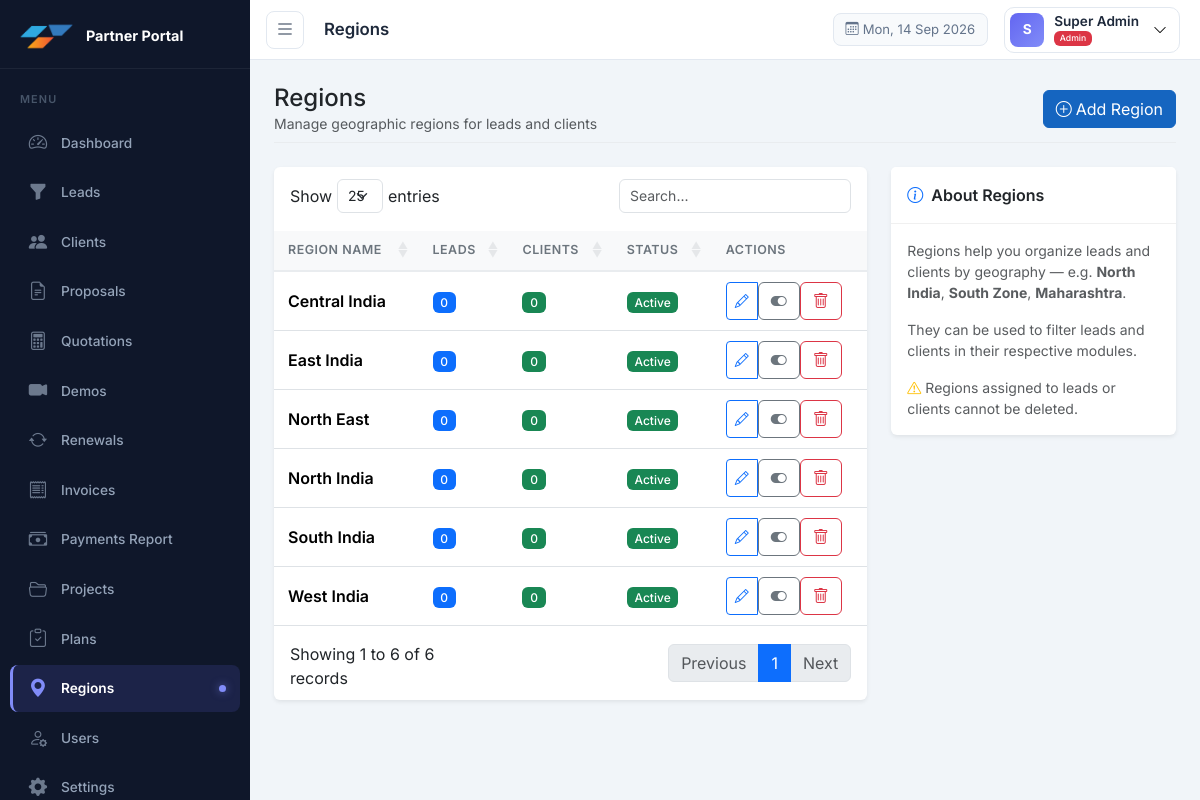
The app's page /modules/regions/index.php (signed in) with its own data.
### tables this page shows
CREATE TABLE IF NOT EXISTS regions (
    id INT PRIMARY KEY AUTO_INCREMENT,
    name VARCHAR(100) NOT NULL,
    code VARCHAR(20),
    status ENUM('active', 'inactive') DEFAULT 'active'
);

### modules/regions/index.php (the view, shortened to what this page needs)
<?php
$db = getDB();
$regions = $db->query("SELECT r.*,
    (SELECT COUNT(*) FROM leads WHERE region_id=r.id) as lead_count,
    (SELECT COUNT(*) FROM clients WHERE region_id=r.id) as client_count
    FROM regions r ORDER BY r.name")->fetchAll();
include __DIR__ . '/../../includes/header.php';
?>
<div class="page-header d-flex justify-content-between align-items-center mb-4">
  <div><h4 class="mb-0">Regions</h4><p class="text-muted small mb-0">Manage geographic regions for leads and clients</p></div>
  <button class="btn btn-primary" data-bs-toggle="modal" data-bs-target="#regionModal">
    <i class="bi bi-plus-circle me-1"></i>Add Region
  </button>
</div>
<div class="row">
  <div class="col-xl-8">
    <div class="card border-0 shadow-sm">
      <div class="card-body p-0">
        <table class="table table-hover mb-0 datatable">
          <thead class="table-light">
            <tr><th>Region Name</th><th>Leads</th><th>Clients</th><th>Status</th><th>Actions</th></tr>
          </thead>
          <tbody>
            <?php foreach ($regions as $r): ?>
            <tr>
              <td class="fw-semibold"><?= htmlspecialchars($r['name']) ?></td>
              <td><span class="badge bg-primary"><?= $r['lead_count'] ?></span></td>
              <td><span class="badge bg-success"><?= $r['client_count'] ?></span></td>
              <td>
                <?php if ($r['status'] === 'active'): ?>
                  <span class="badge bg-success">Active</span>
                <?php else: ?>
                  <span class="badge bg-secondary">Inactive</span>
                <?php endif; ?>
              </td>
              <td>
                <div class="btn-group btn-group-sm">
                  <button class="btn btn-outline-primary"
                          onclick="editRegion(<?= $r['id'] ?>, '<?= htmlspecialchars(addslashes($r['name'])) ?>', '<?= $r['status'] ?>')"
                          title="Edit">
                    <i class="bi bi-pencil"></i>
                  </button>
                  <form method="POST" class="d-inline" onsubmit="return confirm('Toggle status of this region?')">
                    <button type="submit" class="btn btn-outline-secondary" title="Toggle Status"><i class="bi bi-toggle-on"></i></button>
                  </form>
                  <?php if ($r['lead_count'] == 0 && $r['client_count'] == 0): ?>
                  <form method="POST" class="d-inline" onsubmit="return confirm('Delete this region?')">
                    <button type="submit" class="btn btn-outline-danger" title="Delete"><i class="bi bi-trash"></i></button>
                  </form>
                  <?php endif; ?>
                </div>
              </td>
            </tr>
            <?php endforeach; ?>
          </tbody>
        </table>
      </div>
    </div>
  </div>
  <div class="col-xl-4">
    <div class="card border-0 shadow-sm">
      <div class="card-header bg-white fw-semibold py-3"><i class="bi bi-info-circle me-2 text-primary"></i>About Regions</div>
      <div class="card-body small text-muted">
        <p>Regions help you organize leads and clients by geography — e.g. <strong>North India</strong>, <strong>South Zone</strong>, <strong>Maharashtra</strong>.</p>
        <p>They can be used to filter leads and clients in their respective modules.</p>
        <p class="mb-0"><i class="bi bi-exclamation-triangle text-warning me-1"></i>Regions assigned to leads or clients cannot be deleted.</p>
      </div>
    </div>
  </div>
</div>
<?php include __DIR__ . '/../../includes/footer.php'; ?>

### assets/css/style.css (style rules this page uses)
:root { --sidebar-width: 250px; --sidebar-collapsed: 64px; --navbar-height: 60px; --primary: #1a237e; --primary-light: #1565c0; --sidebar-bg: #0f172a; --sidebar-hover: rgba(255, 255, 255, .06); --sidebar-active-bg: rgba(99, 102, 241, .15); --sidebar-active-border: #818cf8; --sidebar-text: #94a3b8; --sidebar-text-active: #fff; }
body { background: #f1f5f9; font-family: 'Inter', 'Segoe UI', system-ui, -apple-system, sans-serif; overflow-x: hidden; }
.table thead th { font-size: .78rem; font-weight: 600; text-transform: uppercase; letter-spacing: .04em; color: #6c757d; border-bottom: 2px solid #e9ecef; white-space: nowrap; padding: 10px 14px; }
.table tbody td { padding: 10px 14px; vertical-align: middle; }
.card-header { border-bottom: 1px solid #f0f0f0; }
.badge { font-weight: 500; }
.page-header { padding-bottom: .5rem; border-bottom: 1px solid #e9ecef; }
.btn-primary { background-color: var(--primary-light); border-color: var(--primary-light); }

### records on screen
regions: name "Central India", lead_count "0", client_count "0", status "Active"
regions: name "East India", lead_count "0", client_count "0", status "Active"
regions: name "North East", lead_count "0", client_count "0", status "Active"
regions: name "North India", lead_count "0", client_count "0", status "Active"
regions: name "South India", lead_count "0", client_count "0", status "Active"
regions: name "West India", lead_count "0", client_count "0", status "Active"

### other values on screen
$pageTitle "Regions"
substr($currentUser['name'], 0, 1) "S"
$currentUser['name'] "Super Admin"
APP_NAME "Partner Portal"
$item['label'] "Dashboard"
$item['label'] "Leads"
$item['label'] "Clients"
$item['label'] "Proposals"
$item['label'] "Quotations"
$item['label'] "Demos"
$item['label'] "Renewals"
$item['label'] "Invoices"
$item['label'] "Payments Report"
$item['label'] "Projects"
$item['label'] "Plans"
